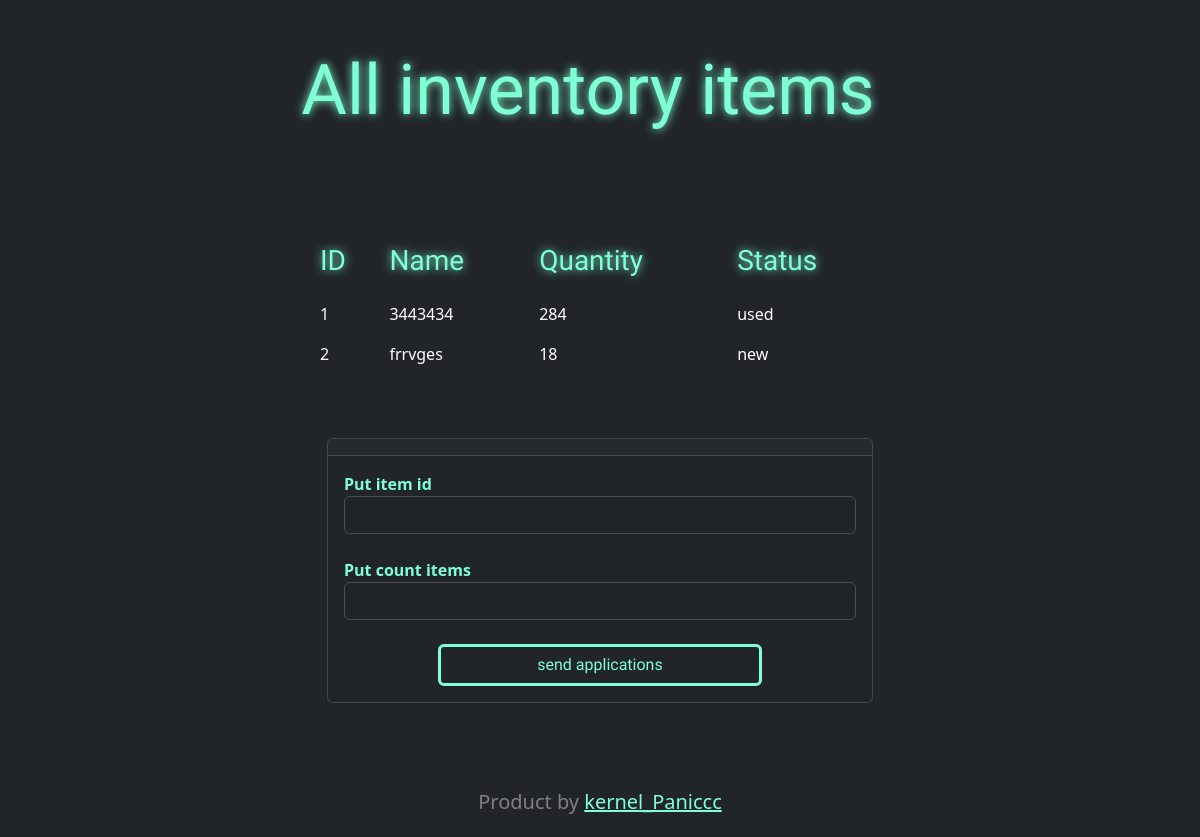
Before: /applications (signed in) with the older database file.
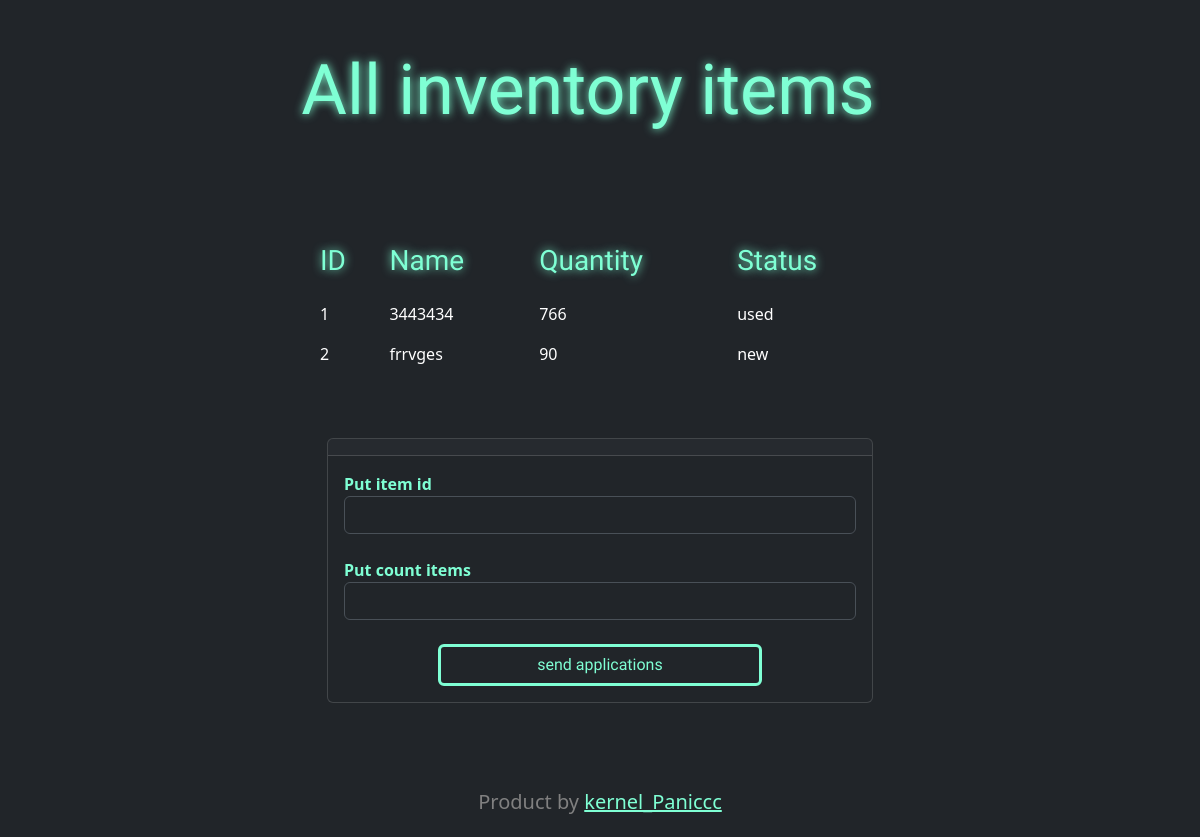
After: the same page with the newer database file.
### src/models.py (models this page shows, shortened)
class InventoryItem(db.Model):
    id = db.Column(db.Integer, primary_key=True)
    name = db.Column(db.String(128), nullable=False)
    quantity = db.Column(db.Integer, nullable=False)
    status = db.Column(db.String(50), nullable=False)  # 'new', 'used', 'broken'
    user_id = db.Column(db.Integer, db.ForeignKey('user.id'), default=0)
    user = db.relationship('User', backref='inventory_items')

### src/routers.py (the view, shortened to what this page needs)
@app.route('/applications', methods=['GET', 'POST'])
@login_required
def main_application():
    items = InventoryItem.query.filter_by(user_id=0).all()
    return render_template('applications.html', items=items)

### src/models.py (called while the page is built)
@manager.user_loader
def load_user(user_id):
    return User.query.get(user_id)

### src/routers.py (called while the page is built)
@app.after_request
def redirect_to_signin(response):
    if response.status_code == 401:
        return redirect('/login')
    return response

### src/templates/applications.html (shortened to what this page needs)
{% extends 'base.html' %}
{% block content %}
<div class="container-fluid text-center">
      <div class="row align-items-start">
          <div class="row gy-4">
              <h1 style="font-size: 70px" class="main_text">
                  All inventory items
              </h1>
          </div>
      </div>
  </div>
        <div class="container-fluid mt-5">
    <div class="row justify-content-center">
    <div class="col-6">
    <br><br>
        <table class="table table-borderless">
          <thead>
            <tr>
                <th class="main_text" style="color: aquamarine" scope="col"><h3>ID</h3></th>
                <th class="main_text" style="color: aquamarine" scope="col"><h3>Name</h3></th>
                <th class="main_text" style="color: aquamarine" scope="col"><h3>Quantity</h3></th>
                <th class="main_text" style="color: aquamarine" scope="col"><h3>Status</h3></th>
            </tr>
          </thead>
          <tbody>
            <tr>
                {% for item in items %}
                    <td>{{ item.id }}</td>
                    <td>{{ item.name }}</td>
                    <td>{{ item.quantity }}</td>
                    <td>{{ item.status }}</td>
            </tr>
          {% endfor %}
          </tbody>
        </table>
    </div>
    </div>
    </div>
<div class="container mt-5">
    <div class="row justify-content-center">
        <div class="col-md-6">
            <div class="card">
                <div class="card-header text-center">
                </div>
                <div class="card-body">
                    <form action="" method="POST">
                        <div class="form-group">
                            <label for="item_id" style="color: aquamarine;"><b>Put item id</b></label>
                            <input type="text" id="item_id" name="item_id" class="form-control" required>
                        </div>
                        <br>
                        <div class="form-group">
                            <label for="item_id" style="color: aquamarine;"><b>Put count items</b></label>
                            <input type="text" id="value" name="value" class="form-control" required>
                        </div>
                        <br>
                        <div class="container text-center">
                        <button type="submit" style=" --bs-btn-padding-y: 0.4rem; --bs-btn-padding-x: 6rem; --bs-btn-font-size: 1rem;
                      color: aquamarine; border: 3px solid aquamarine; font-family:'Archivo Black';" class="btn btn-dark">
                            send applications
                        </button>
                        </div>
                    </form>
                </div>
            </div>
        </div>
    </div>
</div>
{% endblock %}

Changed rows visible on the page:
changed InventoryItem "used": quantity "284" → "766"
changed InventoryItem "frrvges": quantity "18" → "90"
